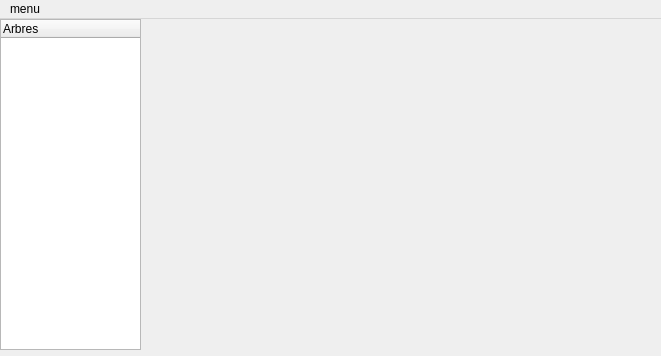
<?xml version="1.0" encoding="UTF-8"?>
<ui version="4.0">
 <class>dagmw</class>
 <widget class="QMainWindow" name="dagmw">
  <property name="geometry">
   <rect>
    <x>0</x>
    <y>0</y>
    <width>661</width>
    <height>356</height>
   </rect>
  </property>
  <property name="windowTitle">
   <string>dagmw</string>
  </property>
  <widget class="QWidget" name="centralWidget">
   <widget class="QTreeWidget" name="treeWidget">
    <property name="geometry">
     <rect>
      <x>0</x>
      <y>0</y>
      <width>141</width>
      <height>331</height>
     </rect>
    </property>
    <column>
     <property name="text">
      <string>Arbres</string>
     </property>
    </column>
   </widget>
   <widget class="QWidget" name="widget" native="true">
    <property name="geometry">
     <rect>
      <x>139</x>
      <y>-1</y>
      <width>521</width>
      <height>341</height>
     </rect>
    </property>
   </widget>
  </widget>
  <widget class="QMenuBar" name="menuBar">
   <property name="geometry">
    <rect>
     <x>0</x>
     <y>0</y>
     <width>661</width>
     <height>18</height>
    </rect>
   </property>
   <widget class="QMenu" name="menu_Diteur_d_Arbres_G_nealogique">
    <property name="title">
     <string>menu</string>
    </property>
    <addaction name="actionNouvel_arbre"/>
    <addaction name="actionNouveau_noeud"/>
   </widget>
   <addaction name="menu_Diteur_d_Arbres_G_nealogique"/>
  </widget>
  <action name="actionNouvel_arbre">
   <property name="text">
    <string>Nouvel arbre</string>
   </property>
   <property name="shortcut">
    <string>A</string>
   </property>
  </action>
  <action name="actionNouveau_noeud">
   <property name="text">
    <string>nouveau noeud</string>
   </property>
   <property name="toolTip">
    <string>&lt;html&gt;&lt;head/&gt;&lt;body&gt;&lt;p&gt;permet de créer une nouvelle personne dans la base de donnée&lt;/p&gt;&lt;/body&gt;&lt;/html&gt;</string>
   </property>
   <property name="shortcut">
    <string>P</string>
   </property>
  </action>
 </widget>
 <layoutdefault spacing="6" margin="11"/>
 <resources/>
 <connections/>
</ui>
